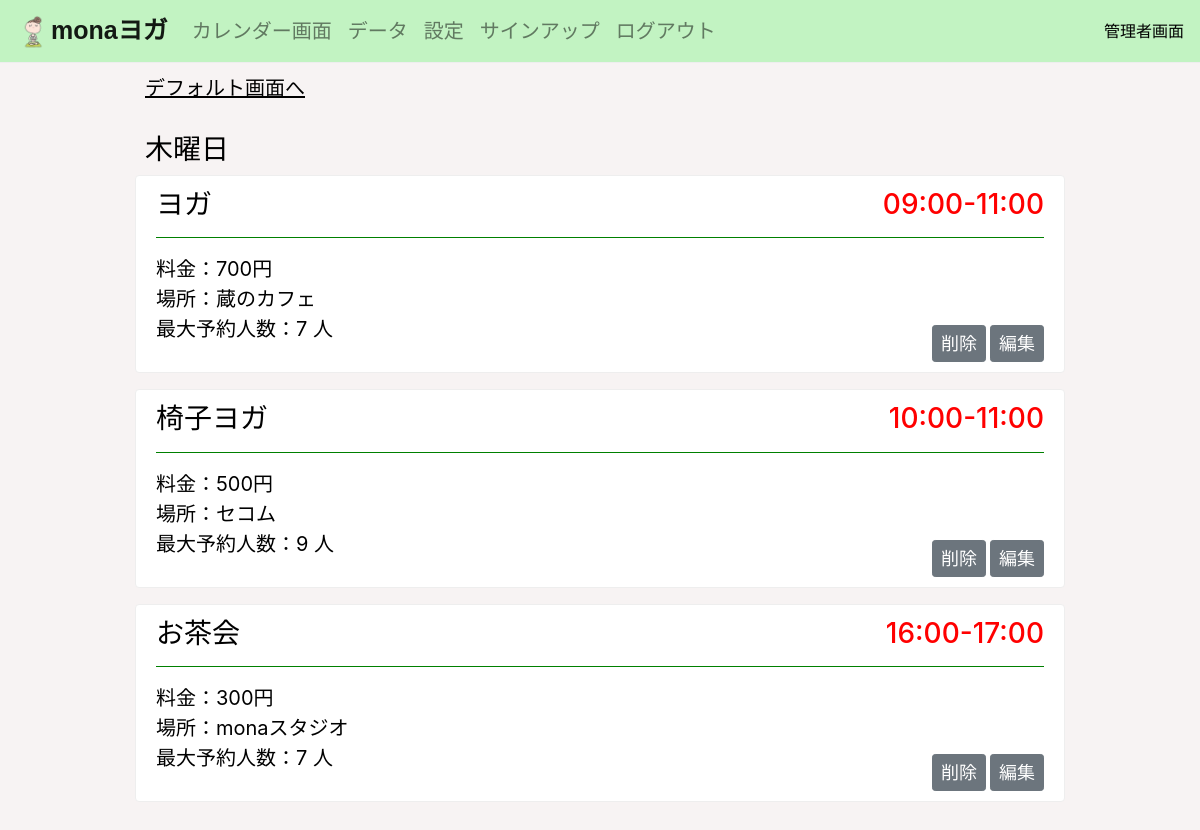
The app's page /calendar_default/detail/thursday (signed in) with its own data.
### yogaapp/models.py (models this page shows, shortened)
class WeekdayDefaultModel(models.Model):
    weekday = models.CharField('曜日', max_length=100, default='')
    plan = models.CharField('プラン', max_length=100, default=0)
    time = models.CharField('時間', max_length=50, default='')
    location = models.CharField('場所', max_length=50, default='スタジオ')
    max_book = models.IntegerField('最大予約人数', default=7)
    plan_num = models.IntegerField('モデルナンバー', default=0)

class SettingPlanModel(models.Model):
    name = models.CharField('プラン名', max_length=30)
    short_plan_name = models.CharField('短縮プラン名', max_length=100, default=0)
    price = models.IntegerField('料金', default=500)
    location = models.CharField('場所', max_length=50)
    max_book = models.IntegerField('最大予約人数', default=7)
    memo = models.TextField('メモ', null=True, blank=True)
    image = models.ImageField('画像', null=True, blank=True)
    plan_num = models.IntegerField('モデルナンバー', default=0)

### yogaapp/views/view6.py (the view)
# urls.py: path('calendar_default/detail/<weekday>', weekday_detail_func, name='weekday_detail'),
@login_required
def weekday_detail_func(request, weekday):
    weekday_dict = {'monday': '月曜日', 'tuesday': '火曜日', 'wednesday': '水曜日', 'thursday': '木曜日', 'friday': '金曜日', 'saturday': '土曜日'}
    weekday_default_model = list(WeekdayDefaultModel.objects.filter(weekday=weekday).order_by('time'))
    setting_plan_model = list(SettingPlanModel.objects.filter(plan_num=item.plan_num)[0] for item in weekday_default_model)
    username = request.user.get_username()
    object_plan_list = zip(weekday_default_model, setting_plan_model)
    context = {
        'weekday': weekday,
        'weekday_j': weekday_dict[weekday],
        'object_plan_list': object_plan_list,
    }
    return render(request, 'weekday_detail.html', context)

### templates/weekday_detail.html (shortened to what this page needs)
{% extends 'base.html' %}
{% load static %}
{% block customcss %}
<link rel="stylesheet" type="text/css" href="{% static 'detail_admin.css' %}">
{% endblock customcss %}
{% block header %}
{% include 'header_admin.html' %}
{% endblock header %}
{% block content %}
<div class="container">
    <a id="title" class="move" href="{% url 'calendar_default' %}">デフォルト画面へ</a>
    <h3 class="date">{{ weekday_j }}</h3>
    {% for item, plan in object_plan_list %}
    {% if item.plan != '0' %}
    <div class="alert alert-warning" role="alert">
        <h3 class="plan_name">
            {{ item.plan }}<span class="time" style="color: red; float: right;">{{ item.time }}</span>
        </h3>
        <hr style="border-color: green;">
        <p>
            料金：{{ plan.price }}円<br>
            場所：{{ item.location }}<br>
            最大予約人数：{{ item.max_book }} 人<br>
        </p>
        <div class="bottom">
            <a href="{% url 'weekday_delete' weekday item.pk %}" class="btn btn-secondary btn-sm">削除</a>
            <a href="{% url 'weekday_update' weekday item.pk %}" class="btn btn-secondary btn-sm">編集</a>
        </div>
    </div>
    {% endif %}
    {% endfor %}
</div>
{% endblock content %}

### static/base.css (style rules this page uses)
body { background-color: rgb(247, 243, 243); color: #000; }
.container { margin-top: 10px; }
p, a { font-size: 20px; color: #000; }
.btn { font-size: 18px; }
.alert { border: 1px solid #eee; background-color: #fff; color: #000; }
.move { color: #000; display: block; margin-left: 10px; margin-bottom: 30px; text-decoration: underline; }

### static/detail_admin.css (style rules this page uses)
.date { margin-left: 10px; }
.bottom { position: absolute; bottom: 0; right: 0; font-size: 14px; padding-right: 20px; margin-left: 2px; margin-bottom: 10px; }

### records on screen
WeekdayDefaultModel: plan "ヨガ", time "09:00-11:00", price "700", location "蔵のカフェ", max_book "7"
WeekdayDefaultModel: plan "椅子ヨガ", time "10:00-11:00", price "500", location "セコム", max_book "9"
WeekdayDefaultModel: plan "お茶会", time "16:00-17:00", price "300", location "monaスタジオ", max_book "7"

### other values on screen
{{ weekday_j }} "木曜日"
